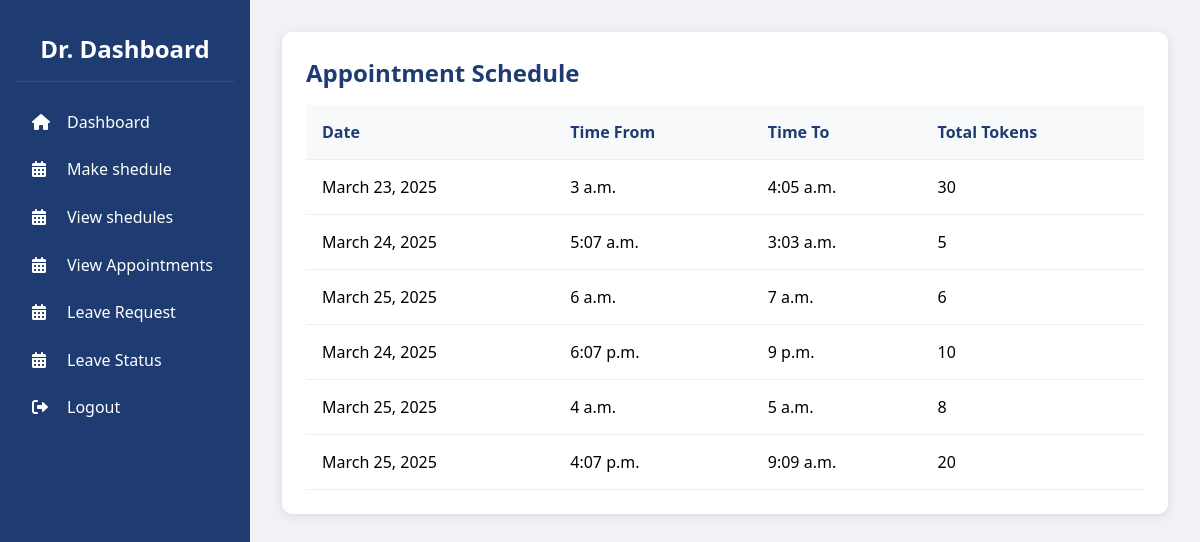
Before: /doctor/viewshedules (signed in) with the older database file.
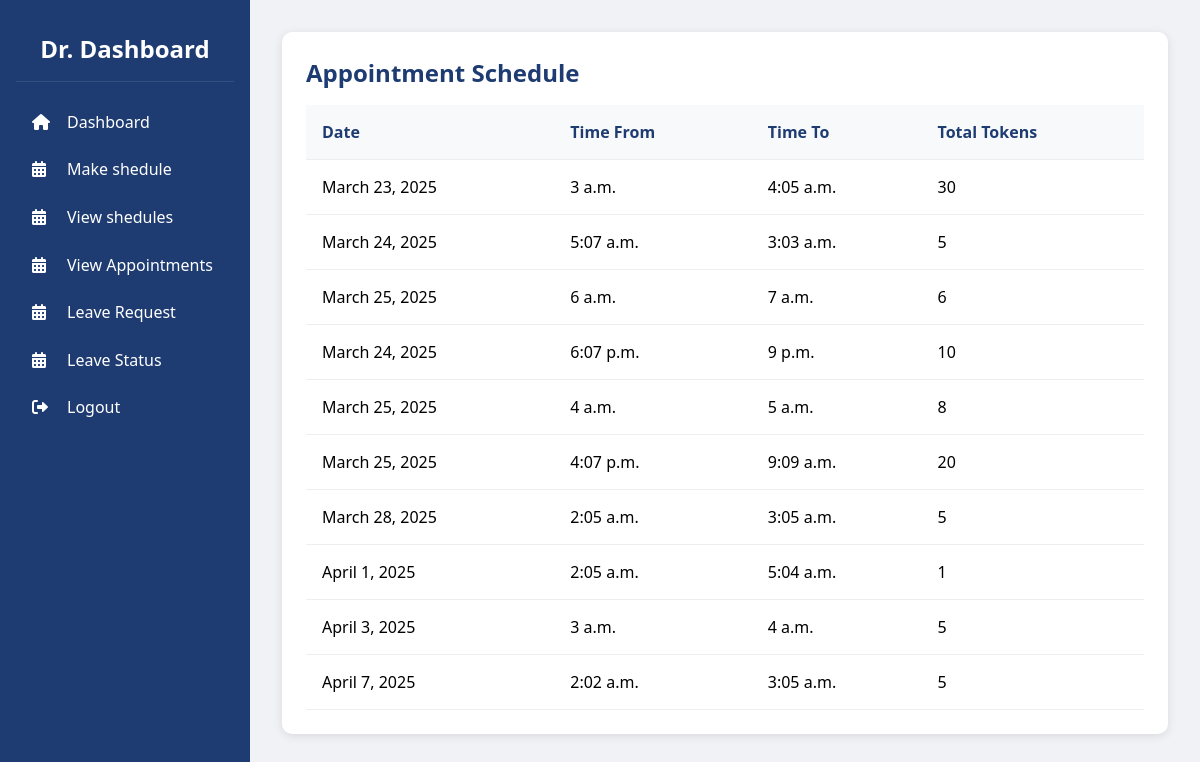
After: the same page with the newer database file.
### doctor/models.py (models this page shows)
class Sheduler(models.Model):
    userid = models.ForeignKey(user, on_delete=models.CASCADE)
    date_she = models.DateField()
    time_from = models.TimeField()
    time_to = models.TimeField()
    no_tokens = models.IntegerField()

### doctor/views.py (the view)
# urls.py: path('doctor/viewshedules', views.view_shedules,name='view_shedules'),
def view_shedules(request):
    user_id = request.session.get('user_id')  # Get user ID from session
    schedules = Sheduler.objects.filter(userid=user_id)  # Filter schedules by user ID
    return render(request, 'appointment-table.html', {'schedules': schedules})

### patient/templates/appointment-table.html (shortened to what this page needs)
<!DOCTYPE html>
<html lang="en">
<head>
    <link rel="stylesheet" href="https://cdnjs.cloudflare.com/ajax/libs/font-awesome/6.0.0/css/all.min.css">
</head>
<body>
    <aside class="sidebar">
        <div class="sidebar-header">
            <h2>Dr. Dashboard</h2>
        </div>
        <ul class="sidebar-menu">
            <li><a href="{% url 'doctordash' %}"><i class="fas fa-home"></i>Dashboard</a></li>
            <li><a href="{% url 'shedulerdoctor' %}"><i class="fas fa-calendar-alt"></i>Make shedule</a></li>
            <li><a href="{% url 'view_shedules' %}"><i class="fas fa-calendar-alt"></i>View shedules</a></li>
            <li><a href="{% url 'doctor_appointments' %}"><i class="fas fa-calendar-alt"></i>View Appointments</a></li>
            <li><a href="{% url 'leave' %}"><i class="fas fa-calendar-alt"></i>Leave Request</a></li>
            <li><a href="{% url 'leave_status' %}"><i class="fas fa-calendar-alt"></i>Leave Status</a></li>
            <li><a href="{% url 'logout_view' %}"><i class="fas fa-sign-out-alt"></i>Logout</a></li>
        </ul>
    </aside>
    <main class="main-content">
        <div class="appointment-list">
            <h2>Appointment Schedule</h2>
            <table>
                <thead>
                    <tr>
                        <th>Date</th>
                        <th>Time From</th>
                        <th>Time To</th>
                        <th>Total Tokens</th>
                    </tr>
                </thead>
                <tbody>
                    {% for schedule in schedules %}
                    <tr>
                        <td>{{ schedule.date_she }}</td>
                        <td>{{ schedule.time_from }}</td>
                        <td>{{ schedule.time_to }}</td>
                        <td>{{ schedule.no_tokens }}</td>
                    </tr>
                    {% empty %}
                    <tr>
                        <td colspan="6">No schedules available.</td>
                    </tr>
                    {% endfor %}
                </tbody>
            </table>
        </div>
    </main>
</body>
</html>

Changed rows visible on the page:
added Sheduler: date_she "March 28, 2025", time_from "2:05 a.m.", time_to "3:05 a.m.", no_tokens "5"
added Sheduler: date_she "April 1, 2025", time_from "2:05 a.m.", time_to "5:04 a.m.", no_tokens "1"
added Sheduler: date_she "April 3, 2025", time_from "3 a.m.", time_to "4 a.m.", no_tokens "5"
added Sheduler: date_she "April 7, 2025", time_from "2:02 a.m.", time_to "3:05 a.m.", no_tokens "5"
